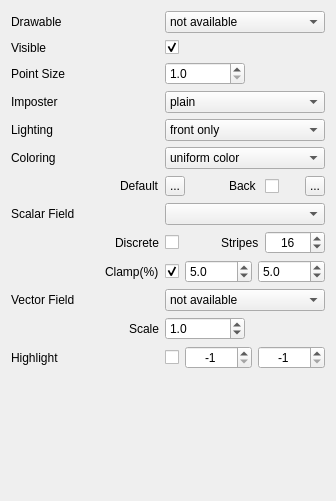
<?xml version="1.0" encoding="UTF-8"?>
<ui version="4.0">
 <class>WidgetPointsDrawable</class>
 <widget class="QWidget" name="WidgetPointsDrawable">
  <property name="geometry">
   <rect>
    <x>0</x>
    <y>0</y>
    <width>336</width>
    <height>501</height>
   </rect>
  </property>
  <property name="sizePolicy">
   <sizepolicy hsizetype="Preferred" vsizetype="Minimum">
    <horstretch>0</horstretch>
    <verstretch>0</verstretch>
   </sizepolicy>
  </property>
  <property name="minimumSize">
   <size>
    <width>50</width>
    <height>0</height>
   </size>
  </property>
  <property name="windowTitle">
   <string>Surface mesh renderer</string>
  </property>
  <property name="locale">
   <locale language="English" country="UnitedStates"/>
  </property>
  <layout class="QVBoxLayout" name="verticalLayout">
   <item>
    <layout class="QGridLayout" name="gridLayout">
     <item row="0" column="0">
      <widget class="QLabel" name="labelDrawableName">
       <property name="maximumSize">
        <size>
         <width>16777215</width>
         <height>20</height>
        </size>
       </property>
       <property name="text">
        <string>Drawable</string>
       </property>
      </widget>
     </item>
     <item row="0" column="1">
      <widget class="QComboBox" name="comboBoxDrawables">
       <property name="toolTip">
        <string>Select the drawable to be visualized</string>
       </property>
       <item>
        <property name="text">
         <string>not available</string>
        </property>
       </item>
      </widget>
     </item>
     <item row="1" column="0">
      <widget class="QLabel" name="labelVisible">
       <property name="maximumSize">
        <size>
         <width>16777215</width>
         <height>20</height>
        </size>
       </property>
       <property name="text">
        <string>Visible</string>
       </property>
      </widget>
     </item>
     <item row="1" column="1">
      <layout class="QHBoxLayout" name="horizontalLayout">
       <item>
        <widget class="QCheckBox" name="checkBoxVisible">
         <property name="toolTip">
          <string>Show/Hide this drawable</string>
         </property>
         <property name="text">
          <string/>
         </property>
         <property name="checked">
          <bool>true</bool>
         </property>
        </widget>
       </item>
       <item>
        <spacer name="spacerVisible">
         <property name="orientation">
          <enum>Qt::Horizontal</enum>
         </property>
         <property name="sizeHint" stdset="0">
          <size>
           <width>128</width>
           <height>17</height>
          </size>
         </property>
        </spacer>
       </item>
      </layout>
     </item>
     <item row="2" column="0">
      <widget class="QLabel" name="labelPointSize">
       <property name="text">
        <string>Point Size</string>
       </property>
      </widget>
     </item>
     <item row="2" column="1">
      <layout class="QHBoxLayout" name="horizontalLayoutPhone">
       <property name="spacing">
        <number>-1</number>
       </property>
       <item>
        <widget class="QDoubleSpinBox" name="doubleSpinBoxPointSize">
         <property name="sizePolicy">
          <sizepolicy hsizetype="Expanding" vsizetype="Preferred">
           <horstretch>0</horstretch>
           <verstretch>0</verstretch>
          </sizepolicy>
         </property>
         <property name="minimumSize">
          <size>
           <width>60</width>
           <height>0</height>
          </size>
         </property>
         <property name="decimals">
          <number>1</number>
         </property>
         <property name="minimum">
          <double>1.000000000000000</double>
         </property>
        </widget>
       </item>
       <item>
        <spacer name="spacerThickness">
         <property name="orientation">
          <enum>Qt::Horizontal</enum>
         </property>
         <property name="sizeType">
          <enum>QSizePolicy::MinimumExpanding</enum>
         </property>
         <property name="sizeHint" stdset="0">
          <size>
           <width>0</width>
           <height>0</height>
          </size>
         </property>
        </spacer>
       </item>
      </layout>
     </item>
     <item row="3" column="0">
      <widget class="QLabel" name="labelImposterStyle">
       <property name="text">
        <string>Imposter</string>
       </property>
      </widget>
     </item>
     <item row="3" column="1">
      <widget class="QComboBox" name="comboBoxImposterStyle">
       <property name="toolTip">
        <string>Select how color is assigned to each face</string>
       </property>
       <item>
        <property name="text">
         <string>plain</string>
        </property>
       </item>
       <item>
        <property name="text">
         <string>sphere</string>
        </property>
       </item>
       <item>
        <property name="text">
         <string>surfel</string>
        </property>
       </item>
      </widget>
     </item>
     <item row="4" column="0">
      <widget class="QLabel" name="labelLighting">
       <property name="maximumSize">
        <size>
         <width>16777215</width>
         <height>20</height>
        </size>
       </property>
       <property name="text">
        <string>Lighting</string>
       </property>
      </widget>
     </item>
     <item row="4" column="1">
      <widget class="QComboBox" name="comboBoxLightingOptions">
       <property name="toolTip">
        <string>Select how lighting is implemented</string>
       </property>
       <item>
        <property name="text">
         <string>front only</string>
        </property>
       </item>
       <item>
        <property name="text">
         <string>front and back</string>
        </property>
       </item>
       <item>
        <property name="text">
         <string>disabled</string>
        </property>
       </item>
      </widget>
     </item>
     <item row="5" column="0">
      <widget class="QLabel" name="labelColorScheme">
       <property name="text">
        <string>Coloring</string>
       </property>
      </widget>
     </item>
     <item row="5" column="1">
      <widget class="QComboBox" name="comboBoxColorScheme">
       <property name="toolTip">
        <string>Select how color is assigned to each face</string>
       </property>
       <item>
        <property name="text">
         <string>uniform color</string>
        </property>
       </item>
       <item>
        <property name="text">
         <string>use color property</string>
        </property>
       </item>
      </widget>
     </item>
     <item row="6" column="0">
      <layout class="QHBoxLayout" name="horizontalLayoutLabelDefaultColor">
       <item>
        <spacer name="horizontalSpaceLabelDefaultColor">
         <property name="orientation">
          <enum>Qt::Horizontal</enum>
         </property>
         <property name="sizeHint" stdset="0">
          <size>
           <width>13</width>
           <height>19</height>
          </size>
         </property>
        </spacer>
       </item>
       <item alignment="Qt::AlignRight">
        <widget class="QLabel" name="labelDefaultColor">
         <property name="text">
          <string>Default</string>
         </property>
        </widget>
       </item>
      </layout>
     </item>
     <item row="6" column="1">
      <layout class="QHBoxLayout" name="horizontalLayoutDefaultColor">
       <item>
        <widget class="QToolButton" name="toolButtonDefaultColor">
         <property name="minimumSize">
          <size>
           <width>20</width>
           <height>20</height>
          </size>
         </property>
         <property name="maximumSize">
          <size>
           <width>20</width>
           <height>20</height>
          </size>
         </property>
         <property name="toolTip">
          <string>Click to set a uniform color for this drawable</string>
         </property>
         <property name="text">
          <string>...</string>
         </property>
         <property name="icon">
          <iconset>
           <normaloff>../Resources/icons/transparency.png</normaloff>../Resources/icons/transparency.png</iconset>
         </property>
         <property name="iconSize">
          <size>
           <width>20</width>
           <height>20</height>
          </size>
         </property>
        </widget>
       </item>
       <item>
        <spacer name="spacer_2">
         <property name="orientation">
          <enum>Qt::Horizontal</enum>
         </property>
         <property name="sizeHint" stdset="0">
          <size>
           <width>0</width>
           <height>0</height>
          </size>
         </property>
        </spacer>
       </item>
       <item>
        <widget class="QLabel" name="labelBackColor">
         <property name="sizePolicy">
          <sizepolicy hsizetype="Preferred" vsizetype="Preferred">
           <horstretch>0</horstretch>
           <verstretch>0</verstretch>
          </sizepolicy>
         </property>
         <property name="minimumSize">
          <size>
           <width>30</width>
           <height>22</height>
          </size>
         </property>
         <property name="text">
          <string>Back</string>
         </property>
        </widget>
       </item>
       <item>
        <widget class="QCheckBox" name="checkBoxBackColor">
         <property name="minimumSize">
          <size>
           <width>0</width>
           <height>20</height>
          </size>
         </property>
         <property name="toolTip">
          <string>Enable/Disable distinct coloring for the back side of this drawable</string>
         </property>
         <property name="text">
          <string/>
         </property>
         <property name="checked">
          <bool>false</bool>
         </property>
        </widget>
       </item>
       <item>
        <spacer name="spacerBackColor">
         <property name="orientation">
          <enum>Qt::Horizontal</enum>
         </property>
         <property name="sizeType">
          <enum>QSizePolicy::Minimum</enum>
         </property>
         <property name="sizeHint" stdset="0">
          <size>
           <width>20</width>
           <height>0</height>
          </size>
         </property>
        </spacer>
       </item>
       <item>
        <widget class="QToolButton" name="toolButtonBackColor">
         <property name="minimumSize">
          <size>
           <width>20</width>
           <height>20</height>
          </size>
         </property>
         <property name="maximumSize">
          <size>
           <width>20</width>
           <height>20</height>
          </size>
         </property>
         <property name="toolTip">
          <string>Click to set the backside color for this drawable</string>
         </property>
         <property name="text">
          <string>...</string>
         </property>
         <property name="icon">
          <iconset>
           <normaloff>../Resources/icons/transparency.png</normaloff>../Resources/icons/transparency.png</iconset>
         </property>
         <property name="iconSize">
          <size>
           <width>20</width>
           <height>20</height>
          </size>
         </property>
        </widget>
       </item>
      </layout>
     </item>
     <item row="7" column="0">
      <widget class="QLabel" name="labelScalarFieldStyle">
       <property name="sizePolicy">
        <sizepolicy hsizetype="Preferred" vsizetype="Preferred">
         <horstretch>0</horstretch>
         <verstretch>0</verstretch>
        </sizepolicy>
       </property>
       <property name="text">
        <string>Scalar Field</string>
       </property>
      </widget>
     </item>
     <item row="7" column="1">
      <widget class="QComboBox" name="comboBoxScalarFieldStyle">
       <property name="sizePolicy">
        <sizepolicy hsizetype="Expanding" vsizetype="Preferred">
         <horstretch>0</horstretch>
         <verstretch>0</verstretch>
        </sizepolicy>
       </property>
       <property name="minimumSize">
        <size>
         <width>20</width>
         <height>22</height>
        </size>
       </property>
      </widget>
     </item>
     <item row="8" column="0">
      <layout class="QHBoxLayout" name="horizontalLayoutLabelClamp_2">
       <item>
        <spacer name="horizontalSpacerLabelClamp_2">
         <property name="orientation">
          <enum>Qt::Horizontal</enum>
         </property>
         <property name="sizeHint" stdset="0">
          <size>
           <width>12</width>
           <height>19</height>
          </size>
         </property>
        </spacer>
       </item>
       <item>
        <widget class="QLabel" name="labelScalarFieldDiscrete">
         <property name="sizePolicy">
          <sizepolicy hsizetype="Preferred" vsizetype="Preferred">
           <horstretch>0</horstretch>
           <verstretch>0</verstretch>
          </sizepolicy>
         </property>
         <property name="text">
          <string>Discrete</string>
         </property>
        </widget>
       </item>
      </layout>
     </item>
     <item row="8" column="1">
      <layout class="QHBoxLayout" name="horizontalLayout_4">
       <item>
        <widget class="QCheckBox" name="checkBoxScalarFieldDiscrete">
         <property name="text">
          <string/>
         </property>
        </widget>
       </item>
       <item>
        <spacer name="horizontalSpacer_2">
         <property name="orientation">
          <enum>Qt::Horizontal</enum>
         </property>
         <property name="sizeType">
          <enum>QSizePolicy::MinimumExpanding</enum>
         </property>
         <property name="sizeHint" stdset="0">
          <size>
           <width>10</width>
           <height>20</height>
          </size>
         </property>
        </spacer>
       </item>
       <item>
        <widget class="QLabel" name="labelScalarFieldStripes">
         <property name="sizePolicy">
          <sizepolicy hsizetype="Preferred" vsizetype="Preferred">
           <horstretch>0</horstretch>
           <verstretch>0</verstretch>
          </sizepolicy>
         </property>
         <property name="text">
          <string>Stripes</string>
         </property>
        </widget>
       </item>
       <item>
        <widget class="QSpinBox" name="spinBoxScalarFieldNumStrips">
         <property name="sizePolicy">
          <sizepolicy hsizetype="Expanding" vsizetype="Preferred">
           <horstretch>0</horstretch>
           <verstretch>0</verstretch>
          </sizepolicy>
         </property>
         <property name="minimumSize">
          <size>
           <width>60</width>
           <height>0</height>
          </size>
         </property>
         <property name="toolTip">
          <string>The number of discrete colors.</string>
         </property>
         <property name="alignment">
          <set>Qt::AlignCenter</set>
         </property>
         <property name="minimum">
          <number>4</number>
         </property>
         <property name="maximum">
          <number>128</number>
         </property>
         <property name="singleStep">
          <number>4</number>
         </property>
         <property name="value">
          <number>16</number>
         </property>
        </widget>
       </item>
      </layout>
     </item>
     <item row="9" column="0">
      <layout class="QHBoxLayout" name="horizontalLayoutLabelClamp">
       <item>
        <spacer name="horizontalSpacerLabelClamp">
         <property name="orientation">
          <enum>Qt::Horizontal</enum>
         </property>
         <property name="sizeHint" stdset="0">
          <size>
           <width>12</width>
           <height>19</height>
          </size>
         </property>
        </spacer>
       </item>
       <item>
        <widget class="QLabel" name="labelScalarFieldClamp">
         <property name="sizePolicy">
          <sizepolicy hsizetype="Preferred" vsizetype="Preferred">
           <horstretch>0</horstretch>
           <verstretch>0</verstretch>
          </sizepolicy>
         </property>
         <property name="text">
          <string>Clamp(%)</string>
         </property>
        </widget>
       </item>
      </layout>
     </item>
     <item row="9" column="1">
      <layout class="QHBoxLayout" name="horizontalLayout_2">
       <item>
        <widget class="QCheckBox" name="checkBoxScalarFieldClamp">
         <property name="toolTip">
          <string>Check to clamp the specified percent of lower and upper values.</string>
         </property>
         <property name="text">
          <string/>
         </property>
         <property name="checked">
          <bool>true</bool>
         </property>
        </widget>
       </item>
       <item>
        <widget class="QDoubleSpinBox" name="doubleSpinBoxScalarFieldClampLower">
         <property name="sizePolicy">
          <sizepolicy hsizetype="Expanding" vsizetype="Preferred">
           <horstretch>0</horstretch>
           <verstretch>0</verstretch>
          </sizepolicy>
         </property>
         <property name="minimumSize">
          <size>
           <width>60</width>
           <height>0</height>
          </size>
         </property>
         <property name="decimals">
          <number>1</number>
         </property>
         <property name="value">
          <double>5.000000000000000</double>
         </property>
        </widget>
       </item>
       <item>
        <widget class="QDoubleSpinBox" name="doubleSpinBoxScalarFieldClampUpper">
         <property name="sizePolicy">
          <sizepolicy hsizetype="Expanding" vsizetype="Preferred">
           <horstretch>0</horstretch>
           <verstretch>0</verstretch>
          </sizepolicy>
         </property>
         <property name="minimumSize">
          <size>
           <width>60</width>
           <height>0</height>
          </size>
         </property>
         <property name="decimals">
          <number>1</number>
         </property>
         <property name="value">
          <double>5.000000000000000</double>
         </property>
        </widget>
       </item>
      </layout>
     </item>
     <item row="10" column="0">
      <widget class="QLabel" name="labelVectorField">
       <property name="sizePolicy">
        <sizepolicy hsizetype="Preferred" vsizetype="Preferred">
         <horstretch>0</horstretch>
         <verstretch>0</verstretch>
        </sizepolicy>
       </property>
       <property name="minimumSize">
        <size>
         <width>75</width>
         <height>22</height>
        </size>
       </property>
       <property name="text">
        <string>Vector Field</string>
       </property>
      </widget>
     </item>
     <item row="10" column="1">
      <widget class="QComboBox" name="comboBoxVectorField">
       <property name="toolTip">
        <string>Select the drawable to be visualized</string>
       </property>
       <item>
        <property name="text">
         <string>not available</string>
        </property>
       </item>
      </widget>
     </item>
     <item row="11" column="0">
      <layout class="QHBoxLayout" name="horizontalLayoutScale">
       <item>
        <spacer name="horizontalSpacerVectorFieldLabelScale">
         <property name="orientation">
          <enum>Qt::Horizontal</enum>
         </property>
         <property name="sizeHint" stdset="0">
          <size>
           <width>13</width>
           <height>19</height>
          </size>
         </property>
        </spacer>
       </item>
       <item alignment="Qt::AlignRight">
        <widget class="QLabel" name="labelVectorFieldScale">
         <property name="text">
          <string>Scale</string>
         </property>
        </widget>
       </item>
      </layout>
     </item>
     <item row="11" column="1">
      <layout class="QHBoxLayout" name="horizontalLayoutVectorFieldScale">
       <item>
        <widget class="QDoubleSpinBox" name="doubleSpinBoxVectorFieldScale">
         <property name="sizePolicy">
          <sizepolicy hsizetype="Expanding" vsizetype="Preferred">
           <horstretch>0</horstretch>
           <verstretch>0</verstretch>
          </sizepolicy>
         </property>
         <property name="minimumSize">
          <size>
           <width>60</width>
           <height>0</height>
          </size>
         </property>
         <property name="toolTip">
          <string>Adjust the length of the vectors.
The scale is relative to the average edge lenght of the model.</string>
         </property>
         <property name="decimals">
          <number>1</number>
         </property>
         <property name="minimum">
          <double>0.100000000000000</double>
         </property>
         <property name="maximum">
          <double>50.000000000000000</double>
         </property>
         <property name="singleStep">
          <double>0.100000000000000</double>
         </property>
         <property name="value">
          <double>1.000000000000000</double>
         </property>
        </widget>
       </item>
       <item>
        <spacer name="spacerVectorFieldScale">
         <property name="orientation">
          <enum>Qt::Horizontal</enum>
         </property>
         <property name="sizeType">
          <enum>QSizePolicy::MinimumExpanding</enum>
         </property>
         <property name="sizeHint" stdset="0">
          <size>
           <width>0</width>
           <height>0</height>
          </size>
         </property>
        </spacer>
       </item>
      </layout>
     </item>
     <item row="12" column="0">
      <widget class="QLabel" name="labelHighlight">
       <property name="text">
        <string>Highlight</string>
       </property>
      </widget>
     </item>
     <item row="12" column="1">
      <layout class="QHBoxLayout" name="horizontalLayoutHighlight">
       <item>
        <widget class="QCheckBox" name="checkBoxHighlight">
         <property name="text">
          <string/>
         </property>
        </widget>
       </item>
       <item>
        <widget class="QSpinBox" name="spinBoxHighlightMin">
         <property name="sizePolicy">
          <sizepolicy hsizetype="Expanding" vsizetype="Preferred">
           <horstretch>0</horstretch>
           <verstretch>0</verstretch>
          </sizepolicy>
         </property>
         <property name="minimumSize">
          <size>
           <width>60</width>
           <height>0</height>
          </size>
         </property>
         <property name="toolTip">
          <string>The lower bound of the triange range to be highlighted.</string>
         </property>
         <property name="alignment">
          <set>Qt::AlignCenter</set>
         </property>
         <property name="minimum">
          <number>-1</number>
         </property>
         <property name="maximum">
          <number>999999999</number>
         </property>
         <property name="value">
          <number>-1</number>
         </property>
        </widget>
       </item>
       <item>
        <widget class="QSpinBox" name="spinBoxHighlightMax">
         <property name="sizePolicy">
          <sizepolicy hsizetype="Expanding" vsizetype="Preferred">
           <horstretch>0</horstretch>
           <verstretch>0</verstretch>
          </sizepolicy>
         </property>
         <property name="minimumSize">
          <size>
           <width>60</width>
           <height>0</height>
          </size>
         </property>
         <property name="toolTip">
          <string>The upper bound of the triange range to be highlighted.</string>
         </property>
         <property name="alignment">
          <set>Qt::AlignCenter</set>
         </property>
         <property name="minimum">
          <number>-1</number>
         </property>
         <property name="maximum">
          <number>999999999</number>
         </property>
         <property name="value">
          <number>-1</number>
         </property>
        </widget>
       </item>
      </layout>
     </item>
    </layout>
   </item>
   <item>
    <spacer name="verticalSpacer">
     <property name="orientation">
      <enum>Qt::Vertical</enum>
     </property>
     <property name="sizeType">
      <enum>QSizePolicy::Expanding</enum>
     </property>
     <property name="sizeHint" stdset="0">
      <size>
       <width>20</width>
       <height>5</height>
      </size>
     </property>
    </spacer>
   </item>
  </layout>
 </widget>
 <tabstops>
  <tabstop>comboBoxDrawables</tabstop>
  <tabstop>checkBoxVisible</tabstop>
  <tabstop>doubleSpinBoxPointSize</tabstop>
  <tabstop>comboBoxImposterStyle</tabstop>
  <tabstop>comboBoxLightingOptions</tabstop>
  <tabstop>comboBoxColorScheme</tabstop>
  <tabstop>toolButtonDefaultColor</tabstop>
  <tabstop>checkBoxBackColor</tabstop>
  <tabstop>toolButtonBackColor</tabstop>
  <tabstop>comboBoxScalarFieldStyle</tabstop>
  <tabstop>checkBoxScalarFieldDiscrete</tabstop>
  <tabstop>spinBoxScalarFieldNumStrips</tabstop>
  <tabstop>checkBoxScalarFieldClamp</tabstop>
  <tabstop>doubleSpinBoxScalarFieldClampLower</tabstop>
  <tabstop>doubleSpinBoxScalarFieldClampUpper</tabstop>
  <tabstop>comboBoxVectorField</tabstop>
  <tabstop>doubleSpinBoxVectorFieldScale</tabstop>
  <tabstop>checkBoxHighlight</tabstop>
  <tabstop>spinBoxHighlightMin</tabstop>
  <tabstop>spinBoxHighlightMax</tabstop>
 </tabstops>
 <resources/>
 <connections/>
</ui>
